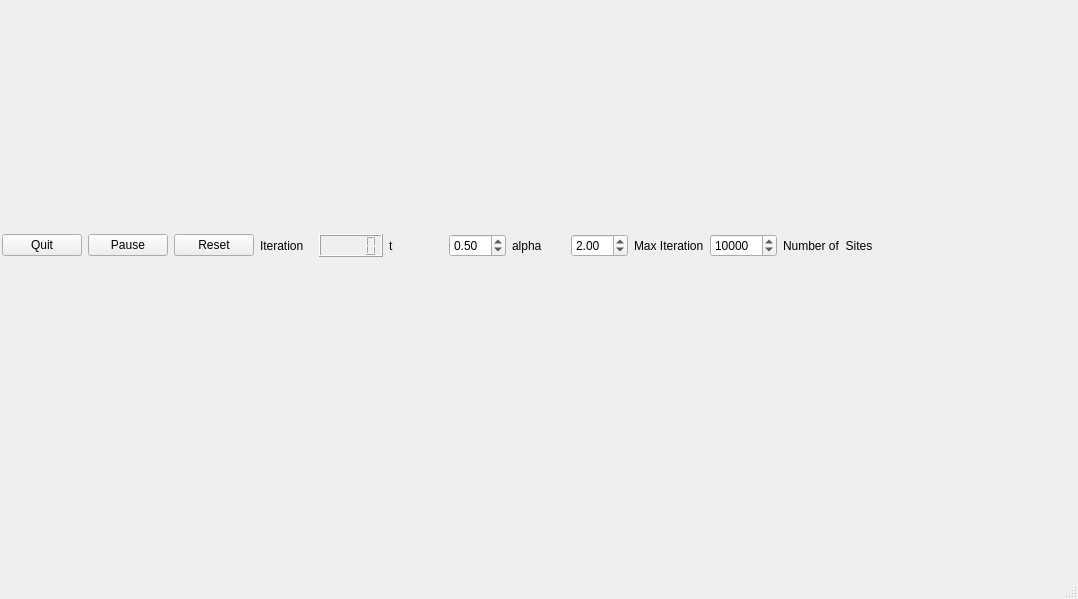
<?xml version="1.0" encoding="UTF-8"?>
<ui version="4.0">
 <class>MainWindow</class>
 <widget class="QMainWindow" name="MainWindow">
  <property name="geometry">
   <rect>
    <x>0</x>
    <y>0</y>
    <width>1078</width>
    <height>599</height>
   </rect>
  </property>
  <property name="windowTitle">
   <string>MainWindow</string>
  </property>
  <widget class="QWidget" name="centralwidget">
   <property name="sizePolicy">
    <sizepolicy hsizetype="Expanding" vsizetype="Expanding">
     <horstretch>0</horstretch>
     <verstretch>0</verstretch>
    </sizepolicy>
   </property>
   <widget class="QWidget" name="gridLayoutWidget">
    <property name="geometry">
     <rect>
      <x>0</x>
      <y>10</y>
      <width>934</width>
      <height>472</height>
     </rect>
    </property>
    <layout class="QGridLayout" name="gridLayout">
     <property name="sizeConstraint">
      <enum>QLayout::SetNoConstraint</enum>
     </property>
     <property name="margin">
      <number>2</number>
     </property>
     <item row="0" column="8">
      <widget class="QDoubleSpinBox" name="tSpinBox">
       <property name="singleStep">
        <double>0.050000000000000</double>
       </property>
       <property name="value">
        <double>0.500000000000000</double>
       </property>
      </widget>
     </item>
     <item row="0" column="10">
      <widget class="QDoubleSpinBox" name="alphaSpinBox">
       <property name="singleStep">
        <double>0.100000000000000</double>
       </property>
       <property name="value">
        <double>2.000000000000000</double>
       </property>
      </widget>
     </item>
     <item row="0" column="9">
      <widget class="QLabel" name="label_4">
       <property name="layoutDirection">
        <enum>Qt::RightToLeft</enum>
       </property>
       <property name="text">
        <string>alpha</string>
       </property>
      </widget>
     </item>
     <item row="0" column="7">
      <widget class="QLabel" name="label_t">
       <property name="layoutDirection">
        <enum>Qt::RightToLeft</enum>
       </property>
       <property name="text">
        <string>t</string>
       </property>
      </widget>
     </item>
     <item row="0" column="3">
      <widget class="QPushButton" name="pauseButton">
       <property name="text">
        <string>Pause</string>
       </property>
      </widget>
     </item>
     <item row="0" column="4">
      <widget class="QPushButton" name="resetButton">
       <property name="text">
        <string>Reset</string>
       </property>
      </widget>
     </item>
     <item row="0" column="12">
      <widget class="QSpinBox" name="maxIterationSpinBox">
       <property name="minimum">
        <number>1</number>
       </property>
       <property name="maximum">
        <number>100000</number>
       </property>
       <property name="singleStep">
        <number>1000</number>
       </property>
       <property name="value">
        <number>10000</number>
       </property>
      </widget>
     </item>
     <item row="0" column="11">
      <widget class="QLabel" name="label_3">
       <property name="text">
        <string>Max Iteration</string>
       </property>
      </widget>
     </item>
     <item row="0" column="5">
      <widget class="QLabel" name="label_2">
       <property name="text">
        <string>Iteration</string>
       </property>
      </widget>
     </item>
     <item row="0" column="6">
      <widget class="QLCDNumber" name="lcdNumber"/>
     </item>
     <item row="1" column="2" colspan="13">
      <layout class="QHBoxLayout" name="spaceGrid">
       <property name="sizeConstraint">
        <enum>QLayout::SetNoConstraint</enum>
       </property>
      </layout>
     </item>
     <item row="0" column="13">
      <widget class="QLabel" name="label">
       <property name="layoutDirection">
        <enum>Qt::RightToLeft</enum>
       </property>
       <property name="text">
        <string>Number of  Sites</string>
       </property>
      </widget>
     </item>
     <item row="0" column="2">
      <widget class="QPushButton" name="quitButton">
       <property name="text">
        <string>Quit</string>
       </property>
      </widget>
     </item>
    </layout>
   </widget>
  </widget>
  <widget class="QStatusBar" name="statusbar"/>
 </widget>
 <tabstops>
  <tabstop>tSpinBox</tabstop>
  <tabstop>pauseButton</tabstop>
 </tabstops>
 <resources/>
 <connections/>
</ui>
